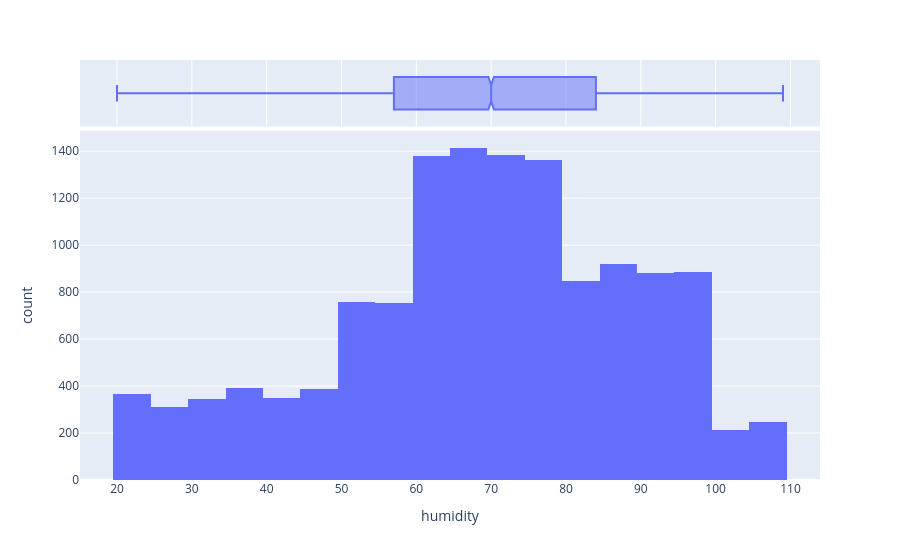

The notebook cell this image was saved under:
### Markdown cell above
El boxplot muestra la mediana, la dispersión central y los valores extremos de la temperatura. Se observan varios registros alejados del rango principal, por lo que será necesario revisar si corresponden a valores válidos o a posibles errores antes del modelado.

### Code cell
fig = px.histogram(df, x="humidity", nbins=40, marginal="box")
fig.show()

### Figure 1 — Plotly figure (JSON) as saved in the notebook; plotly's stock layout.template omitted (floating-point values rounded to 4 significant figures; data arrays with more than 128 entries replaced by an {"elided": "..."} marker saying what was removed)
{"data": [{"bingroup": "x", "hovertemplate": "humidity=%{x}<br>count=%{y}<extra></extra>", "legendgroup": "", "marker": {"color": "#636efa", "pattern": {"shape": ""}}, "name": "", "nbinsx": 40, "orientation": "v", "showlegend": false, "type": "histogram", "x": {"elided": "13200 int values"}, "xaxis": "x", "yaxis": "y"}, {"hovertemplate": "humidity=%{x}<extra></extra>", "legendgroup": "", "marker": {"color": "#636efa"}, "name": "", "notched": true, "showlegend": false, "type": "box", "x": {"elided": "13200 int values"}, "xaxis": "x2", "yaxis": "y2"}], "layout": {"barmode": "relative", "legend": {"tracegroupgap": 0}, "margin": {"t": 60}, "xaxis": {"anchor": "y", "domain": [0, 1], "title": {"text": "humidity"}}, "xaxis2": {"anchor": "y2", "domain": [0, 1], "matches": "x", "showgrid": true, "showticklabels": false}, "yaxis": {"anchor": "x", "domain": [0, 0.8316], "title": {"text": "count"}}, "yaxis2": {"anchor": "x2", "domain": [0.8416, 1], "matches": "y2", "showgrid": false, "showline": false, "showticklabels": false, "ticks": ""}}}
